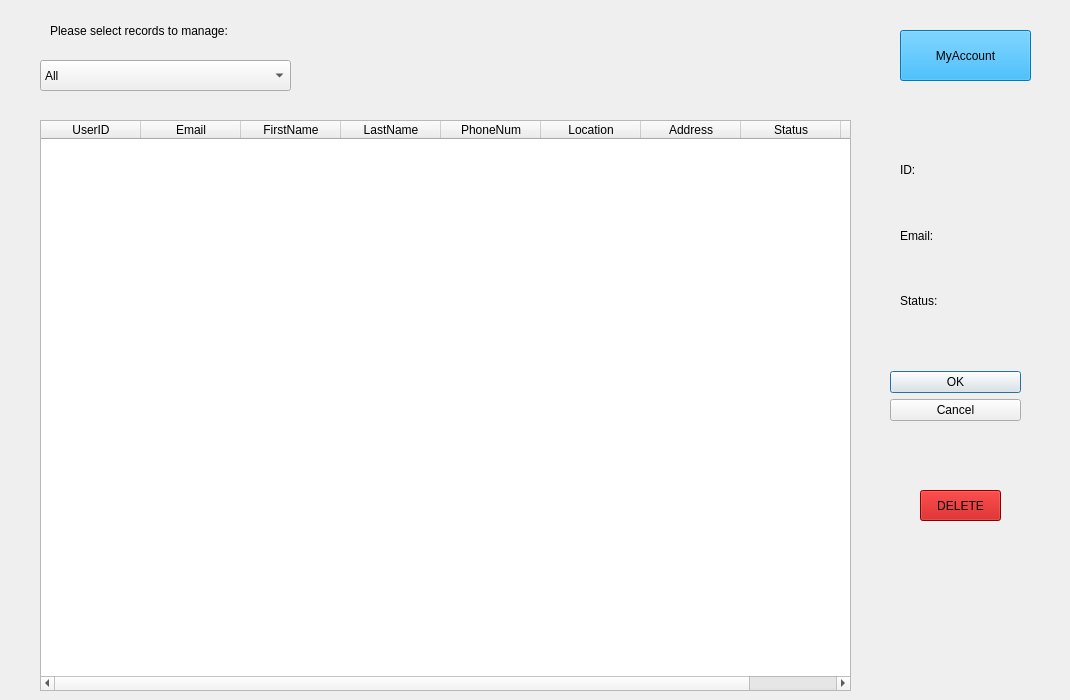
    <widget class="QWidget" name="page_manageGP">
     <widget class="QLabel" name="label_5">
      <property name="geometry">
       <rect>
        <x>50</x>
        <y>20</y>
        <width>241</width>
        <height>21</height>
       </rect>
      </property>
      <property name="text">
       <string>Please select records to manage:</string>
      </property>
     </widget>
     <widget class="QTableWidget" name="admin_tableWidget">
      <property name="geometry">
       <rect>
        <x>40</x>
        <y>120</y>
        <width>811</width>
        <height>571</height>
       </rect>
      </property>
      <property name="sizeAdjustPolicy">
       <enum>QAbstractScrollArea::AdjustToContents</enum>
      </property>
      <column>
       <property name="text">
        <string>UserID</string>
       </property>
      </column>
      <column>
       <property name="text">
        <string>Email</string>
       </property>
      </column>
      <column>
       <property name="text">
        <string>FirstName</string>
       </property>
      </column>
      <column>
       <property name="text">
        <string>LastName</string>
       </property>
      </column>
      <column>
       <property name="text">
        <string>PhoneNum</string>
       </property>
      </column>
      <column>
       <property name="text">
        <string>Location</string>
       </property>
      </column>
      <column>
       <property name="text">
        <string>Address</string>
       </property>
      </column>
      <column>
       <property name="text">
        <string>Status</string>
       </property>
      </column>
      <column>
       <property name="text">
        <string>Role</string>
       </property>
      </column>
     </widget>
     <widget class="QDialogButtonBox" name="manage_buttonBox">
      <property name="geometry">
       <rect>
        <x>890</x>
        <y>360</y>
        <width>131</width>
        <height>71</height>
       </rect>
      </property>
      <property name="orientation">
       <enum>Qt::Vertical</enum>
      </property>
      <property name="standardButtons">
       <set>QDialogButtonBox::Cancel|QDialogButtonBox::Ok</set>
      </property>
      <property name="centerButtons">
       <bool>true</bool>
      </property>
     </widget>
     <widget class="QPushButton" name="Admin_acc_pushButton">
      <property name="geometry">
       <rect>
        <x>900</x>
        <y>30</y>
        <width>131</width>
        <height>51</height>
       </rect>
      </property>
      <property name="styleSheet">
       <string notr="true">background-color: rgb(0, 170, 255)</string>
      </property>
      <property name="text">
       <string>MyAccount</string>
      </property>
     </widget>
     <widget class="QLabel" name="manage_id_label">
      <property name="geometry">
       <rect>
        <x>900</x>
        <y>149</y>
        <width>161</width>
        <height>41</height>
       </rect>
      </property>
      <property name="text">
       <string>ID: </string>
      </property>
      <property name="wordWrap">
       <bool>true</bool>
      </property>
     </widget>
     <widget class="QLabel" name="manage_email_label">
      <property name="geometry">
       <rect>
        <x>900</x>
        <y>210</y>
        <width>161</width>
        <height>51</height>
       </rect>
      </property>
      <property name="text">
       <string>Email:</string>
      </property>
      <property name="wordWrap">
       <bool>true</bool>
      </property>
     </widget>
     <widget class="QLabel" name="manage_status_label">
      <property name="geometry">
       <rect>
        <x>900</x>
        <y>270</y>
        <width>161</width>
        <height>61</height>
       </rect>
      </property>
      <property name="text">
       <string>Status:</string>
      </property>
      <property name="wordWrap">
       <bool>true</bool>
      </property>
     </widget>
     <widget class="QComboBox" name="manage_records_comboBox">
      <property name="geometry">
       <rect>
        <x>40</x>
        <y>60</y>
        <width>251</width>
        <height>31</height>
       </rect>
      </property>
      <item>
       <property name="text">
        <string>All</string>
       </property>
      </item>
      <item>
       <property name="text">
        <string>Pending GPs</string>
       </property>
      </item>
      <item>
       <property name="text">
        <string>Pending Patients</string>
       </property>
      </item>
      <item>
       <property name="text">
        <string>Active GPs</string>
       </property>
      </item>
      <item>
       <property name="text">
        <string>Active Patients</string>
       </property>
      </item>
      <item>
       <property name="text">
        <string>Deactivated GPs</string>
       </property>
      </item>
      <item>
       <property name="text">
        <string>Deactivated Patients</string>
       </property>
      </item>
     </widget>
     <widget class="QPushButton" name="Delete_rec_pushButton">
      <property name="geometry">
       <rect>
        <x>920</x>
        <y>490</y>
        <width>81</width>
        <height>31</height>
       </rect>
      </property>
      <property name="styleSheet">
       <string notr="true">background-color: rgb(190, 0, 0)</string>
      </property>
      <property name="text">
       <string>DELETE</string>
      </property>
     </widget>
    </widget>
